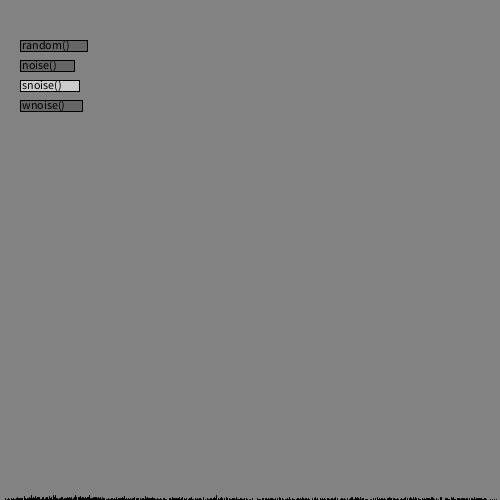
Frame 1 (no input)
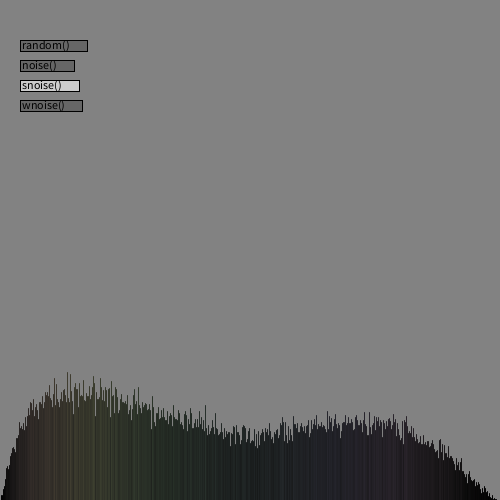
Frame 60 (the mouse pressed at the canvas centre just before this capture)
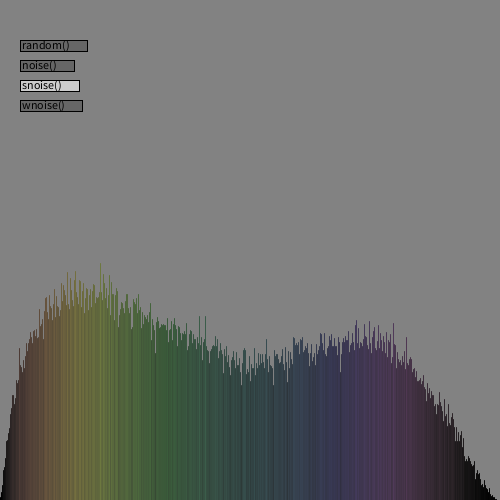
Frame 120 (the mouse held since frame 60 and released just before this capture)

The Processing sketch that drew these frames (run headless with seeded random() and noise(); from frame 60 on, the mouse is pressed at the canvas centre):

// Processing sketch: processing_183586
// ── processing_183586.pde

/*
  This program studies what happens when you map noise() or random() to hue.
   
  random() covers the whole spectrum and you get all kinds of hues. The probability for
  all values is the same.
   
  noise() does not cover the whole spectrum. Reds, oranges and yellows are missing.
  Not all numbers between 0 and 1 have the same probability of appearing.
  Numbers near 0.5 are much more likely.
   
  Stretched noise, first attempt at fixing this.
  snoise() tries to solve the problem by stretching the noise() values. 
  But red is still missing.
  
  Wrapped noise, better solution
  wnoise() wraps the noise values 6 times using modulo. All hues are there, and the
  distribution of values seems similar to random().
 
*/
 
float[] n;
Button[] but;
boolean doWork = true;
int modeID = 2;
 
void setup() {
  size(500, 500);
  colorMode(HSB, 500);
  n = new float[width];
  reset();
  but = new Button[4];
  but[0] = new Button(0, "random()", 20, 40);
  but[1] = new Button(1, "noise()", 20, 60);
  but[2] = new Button(2, "snoise()", 20, 80);
  but[3] = new Button(3, "wnoise()", 20, 100);
}
void reset() {
  for (int i = 0; i<width; i++) {
    n[i] = 0;
  }
  doWork = true;
}
float snoise(float x, float y, float z) {
  float n = noise(x, y, z);
  if (n > 0.5) {
    n = pow(2*(1-n), 3) / 2; // 0.5 .. 1 >> 1 .. 0
    n = 1 - n;
  }
  else {
    n = pow(2*n, 3) / 2;
  }
  return n;
}
float wnoise(float x, float y, float z) {
  float n = noise(x, y, z);
  return (n * 6) % 1;
}
void calculate() {
  for (int j = 0; j<1000; j++) {
    int r = 0;
    switch(modeID) {
    case 0:
      r = int(random(0, width));
      break;
    case 1:
      r = int(noise(frameCount/10.0, j/10.0) * width);
      break;
    case 2:
      r = int(snoise(frameCount/10.0, j/10.0, 0) * width);
      break;
    case 3:
      r = int(wnoise(frameCount/10.0, j/10.0, 0) * width);
      break;
    }
    n[r] += 0.6;
  }
  if (n[(int)(width * 0.45)] > height) {
    doWork = false;
  }
}
void draw() {
  background(255);
  if (doWork) {
    calculate();
  }
  for (int i = 0; i<width; i++) {
    stroke(i, n[i], n[i]);
    line(i, height, i, height-n[i]);
    stroke(0);
  }
  for (int i=0; i<but.length; i++) {
      but[i].draw();
  }
}
class Button {
  int id;
  String t;
  int x;
  int y;
  int w;
  int h;
  Button(int id, String t, int x, int y) {
    this.id = id;
    this.t = t;
    this.x = x;
    this.y = y;
    this.w = int(textWidth(t)) + 20;
    this.h = int(textAscent() + textDescent());
  }
  void draw() {
    boolean inside = mouseOver();
    fill(inside ? 500 : (modeID == id ? 400 : 200));
    rect(x, y, w, h);
    fill(0);
    text(t, x+2, y+h-2);
    if (inside && mousePressed) {
      modeID = id;
      reset();
    }
  }
  boolean mouseOver() {
    return mouseX >= x && mouseX <= x+w && mouseY >= y && mouseY <= y+h;
  }
}
